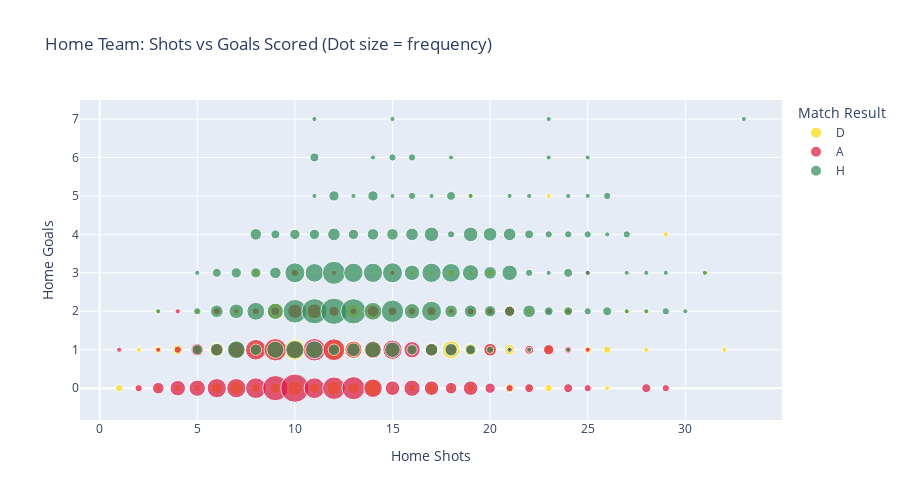

Notebook cell for this chart:
### Code cell
# Create a scatter plot showing relationship between shots and goals with sized markers
# First, count occurrences of each (HS, FTHG) combination
df_counts = df.groupby(['HS', 'FTHG', 'FTR']).size().reset_index(name='count')

fig_shots_goals = px.scatter(
    df_counts, 
    x='HS', 
    y='FTHG',
    color='FTR',
    size='count',  # Size dots based on count of overlapping points
    title='Home Team: Shots vs Goals Scored (Dot size = frequency)',
    labels={
        'HS': 'Home Shots',
        'FTHG': 'Home Goals',
        'FTR': 'Match Result',
        'count': 'Number of matches'
    },
    color_discrete_map={
        'H': '#2E8B57',  # Green for home wins
        'D': '#FFD700',  # Gold for draws
        'A': '#DC143C'   # Red for home losses
    },
    size_max=20,  # Maximum dot size
    hover_data=['count']
)

fig_shots_goals.update_layout(
    height=500,
    showlegend=True
)

fig_shots_goals.show()

### Figure 1 — Plotly figure (JSON) as saved in the notebook; plotly's stock layout.template omitted (floating-point values rounded to 4 significant figures)
{"data": [{"customdata": [[2], [1], [1], [2], [1], [2], [4], [2], [2], [1], [5], [8], [3], [7], [11], [3], [3], [10], [2], [2], [4], [16], [9], [8], [17], [6], [3], [4], [8], [10], [7], [15], [4], [1], [5], [12], [7], [10], [11], [9], [1], [7], [2], [1], [2], [2], [4], [1], [4], [7], [5], [1], [1], [12], [3], [2], [2], [6], [2], [1], [1], [5], [3], [2], [3], [4], [5], [1], [2], [2], [3], [1], [1], [3], [2], [1], [2], [1], [1], [1], [1], [1], [1]], "hovertemplate": "Match Result=D<br>Home Shots=%{x}<br>Home Goals=%{y}<br>Number of matches=%{customdata[0]}<extra></extra>", "legendgroup": "D", "marker": {"color": "#FFD700", "size": [2, 1, 1, 2, 1, 2, 4, 2, 2, 1, 5, 8, 3, 7, 11, 3, 3, 10, 2, 2, 4, 16, 9, 8, 17, 6, 3, 4, 8, 10, 7, 15, 4, 1, 5, 12, 7, 10, 11, 9, 1, 7, 2, 1, 2, 2, 4, 1, 4, 7, 5, 1, 1, 12, 3, 2, 2, 6, 2, 1, 1, 5, 3, 2, 3, 4, 5, 1, 2, 2, 3, 1, 1, 3, 2, 1, 2, 1, 1, 1, 1, 1, 1], "sizemode": "area", "sizeref": 0.075, "symbol": "circle"}, "mode": "markers", "name": "D", "orientation": "v", "showlegend": true, "type": "scatter", "x": [1.0, 2.0, 3.0, 3.0, 3.0, 4.0, 4.0, 5.0, 5.0, 5.0, 6.0, 6.0, 6.0, 7.0, 7.0, 7.0, 8.0, 8.0, 8.0, 8.0, 9.0, 9.0, 9.0, 10.0, 10.0, 10.0, 10.0, 11.0, 11.0, 11.0, 12.0, 12.0, 12.0, 12.0, 13.0, 13.0, 13.0, 14.0, 14.0, 14.0, 15.0, 15.0, 15.0, 15.0, 16.0, 16.0, 16.0, 16.0, 17.0, 17.0, 17.0, 17.0, 18.0, 18.0, 18.0, 18.0, 19.0, 19.0, 19.0, 19.0, 19.0, 20.0, 20.0, 20.0, 21.0, 21.0, 21.0, 22.0, 22.0, 23.0, 23.0, 23.0, 24.0, 24.0, 25.0, 26.0, 26.0, 27.0, 28.0, 28.0, 29.0, 31.0, 32.0], "xaxis": "x", "y": [0, 1, 0, 1, 2, 0, 1, 0, 1, 2, 0, 1, 2, 0, 1, 2, 0, 1, 2, 3, 0, 1, 2, 0, 1, 2, 3, 0, 1, 2, 0, 1, 2, 3, 0, 1, 2, 0, 1, 2, 0, 1, 2, 3, 0, 1, 2, 3, 0, 1, 2, 3, 0, 1, 2, 3, 0, 1, 2, 3, 5, 1, 2, 3, 0, 1, 2, 0, 2, 0, 1, 5, 1, 2, 1, 0, 1, 2, 1, 2, 4, 3, 1], "yaxis": "y"}, {"customdata": [[1], [2], [5], [1], [9], [2], [1], [10], [6], [14], [6], [2], [14], [10], [1], [16], [16], [2], [24], [19], [3], [30], [11], [8], [2], [16], [19], [8], [19], [18], [4], [1], [20], [11], [2], [13], [12], [5], [8], [14], [3], [1], [10], [10], [2], [8], [6], [3], [5], [5], [1], [8], [3], [2], [4], [6], [2], [2], [1], [4], [3], [3], [4], [1], [3], [2], [1], [2], [1], [1], [3], [2]], "hovertemplate": "Match Result=A<br>Home Shots=%{x}<br>Home Goals=%{y}<br>Number of matches=%{customdata[0]}<extra></extra>", "legendgroup": "A", "marker": {"color": "#DC143C", "size": [1, 2, 5, 1, 9, 2, 1, 10, 6, 14, 6, 2, 14, 10, 1, 16, 16, 2, 24, 19, 3, 30, 11, 8, 2, 16, 19, 8, 19, 18, 4, 1, 20, 11, 2, 13, 12, 5, 8, 14, 3, 1, 10, 10, 2, 8, 6, 3, 5, 5, 1, 8, 3, 2, 4, 6, 2, 2, 1, 4, 3, 3, 4, 1, 3, 2, 1, 2, 1, 1, 3, 2], "sizemode": "area", "sizeref": 0.075, "symbol": "circle"}, "mode": "markers", "name": "A", "orientation": "v", "showlegend": true, "type": "scatter", "x": [1.0, 2.0, 3.0, 3.0, 4.0, 4.0, 4.0, 5.0, 5.0, 6.0, 6.0, 6.0, 7.0, 7.0, 7.0, 8.0, 8.0, 8.0, 9.0, 9.0, 9.0, 10.0, 10.0, 10.0, 10.0, 11.0, 11.0, 11.0, 12.0, 12.0, 12.0, 12.0, 13.0, 13.0, 13.0, 14.0, 14.0, 14.0, 15.0, 15.0, 15.0, 15.0, 16.0, 16.0, 16.0, 17.0, 17.0, 17.0, 18.0, 18.0, 18.0, 19.0, 19.0, 19.0, 20.0, 20.0, 20.0, 21.0, 21.0, 21.0, 22.0, 22.0, 23.0, 23.0, 24.0, 24.0, 24.0, 25.0, 25.0, 25.0, 28.0, 29.0], "xaxis": "x", "y": [1, 0, 0, 1, 0, 1, 2, 0, 1, 0, 1, 2, 0, 1, 2, 0, 1, 2, 0, 1, 2, 0, 1, 2, 3, 0, 1, 2, 0, 1, 2, 3, 0, 1, 2, 0, 1, 2, 0, 1, 2, 3, 0, 1, 2, 0, 1, 2, 0, 1, 2, 0, 1, 2, 0, 1, 2, 0, 1, 2, 0, 1, 1, 2, 0, 1, 2, 0, 1, 3, 0, 0], "yaxis": "y"}, {"customdata": [[1], [4], [2], [1], [6], [6], [3], [12], [8], [4], [5], [12], [4], [5], [11], [10], [5], [3], [13], [21], [15], [4], [12], [24], [13], [4], [1], [3], [1], [5], [26], [20], [6], [4], [7], [24], [14], [4], [1], [10], [12], [14], [5], [4], [1], [9], [19], [15], [5], [1], [2], [1], [4], [9], [9], [6], [2], [2], [6], [15], [14], [8], [1], [6], [6], [13], [2], [3], [1], [4], [6], [10], [8], [1], [2], [5], [6], [7], [1], [4], [9], [6], [1], [1], [6], [2], [3], [1], [3], [1], [2], [1], [1], [1], [3], [3], [2], [1], [2], [1], [2], [1], [1], [3], [1], [2], [1], [1], [2], [1], [1], [2], [1], [1], [1], [1]], "hovertemplate": "Match Result=H<br>Home Shots=%{x}<br>Home Goals=%{y}<br>Number of matches=%{customdata[0]}<extra></extra>", "legendgroup": "H", "marker": {"color": "#2E8B57", "size": [1, 4, 2, 1, 6, 6, 3, 12, 8, 4, 5, 12, 4, 5, 11, 10, 5, 3, 13, 21, 15, 4, 12, 24, 13, 4, 1, 3, 1, 5, 26, 20, 6, 4, 7, 24, 14, 4, 1, 10, 12, 14, 5, 4, 1, 9, 19, 15, 5, 1, 2, 1, 4, 9, 9, 6, 2, 2, 6, 15, 14, 8, 1, 6, 6, 13, 2, 3, 1, 4, 6, 10, 8, 1, 2, 5, 6, 7, 1, 4, 9, 6, 1, 1, 6, 2, 3, 1, 3, 1, 2, 1, 1, 1, 3, 3, 2, 1, 2, 1, 2, 1, 1, 3, 1, 2, 1, 1, 2, 1, 1, 2, 1, 1, 1, 1], "sizemode": "area", "sizeref": 0.075, "symbol": "circle"}, "mode": "markers", "name": "H", "orientation": "v", "showlegend": true, "type": "scatter", "x": [3.0, 5.0, 5.0, 5.0, 6.0, 6.0, 6.0, 7.0, 7.0, 7.0, 8.0, 8.0, 8.0, 8.0, 9.0, 9.0, 9.0, 9.0, 10.0, 10.0, 10.0, 10.0, 11.0, 11.0, 11.0, 11.0, 11.0, 11.0, 11.0, 12.0, 12.0, 12.0, 12.0, 12.0, 13.0, 13.0, 13.0, 13.0, 13.0, 14.0, 14.0, 14.0, 14.0, 14.0, 14.0, 15.0, 15.0, 15.0, 15.0, 15.0, 15.0, 15.0, 16.0, 16.0, 16.0, 16.0, 16.0, 16.0, 17.0, 17.0, 17.0, 17.0, 17.0, 18.0, 18.0, 18.0, 18.0, 18.0, 18.0, 19.0, 19.0, 19.0, 19.0, 19.0, 20.0, 20.0, 20.0, 20.0, 21.0, 21.0, 21.0, 21.0, 21.0, 22.0, 22.0, 22.0, 22.0, 22.0, 23.0, 23.0, 23.0, 23.0, 23.0, 24.0, 24.0, 24.0, 24.0, 24.0, 25.0, 25.0, 25.0, 25.0, 25.0, 26.0, 26.0, 26.0, 27.0, 27.0, 27.0, 28.0, 28.0, 29.0, 29.0, 30.0, 31.0, 33.0], "xaxis": "x", "y": [2, 1, 2, 3, 1, 2, 3, 1, 2, 3, 1, 2, 3, 4, 1, 2, 3, 4, 1, 2, 3, 4, 1, 2, 3, 4, 5, 6, 7, 1, 2, 3, 4, 5, 1, 2, 3, 4, 5, 1, 2, 3, 4, 5, 6, 1, 2, 3, 4, 5, 6, 7, 1, 2, 3, 4, 5, 6, 1, 2, 3, 4, 5, 1, 2, 3, 4, 5, 6, 1, 2, 3, 4, 5, 1, 2, 3, 4, 1, 2, 3, 4, 5, 1, 2, 3, 4, 5, 2, 3, 4, 6, 7, 1, 2, 3, 4, 5, 2, 3, 4, 5, 6, 2, 4, 5, 2, 3, 4, 2, 3, 2, 3, 2, 3, 7], "yaxis": "y"}], "layout": {"height": 500, "legend": {"itemsizing": "constant", "title": {"text": "Match Result"}, "tracegroupgap": 0}, "showlegend": true, "title": {"text": "Home Team: Shots vs Goals Scored (Dot size = frequency)"}, "xaxis": {"anchor": "y", "domain": [0, 1], "title": {"text": "Home Shots"}}, "yaxis": {"anchor": "x", "domain": [0, 1], "title": {"text": "Home Goals"}}}}
